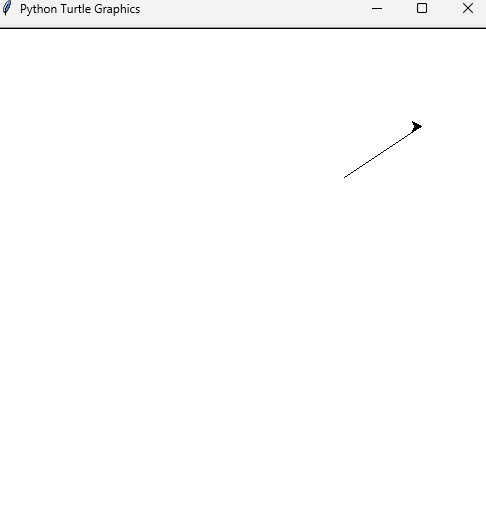

Source code (Python):
import turtle

def bresenham_line(x1, y1, x2, y2):
    # Calculate the deltas
    dx = abs(x2 - x1)
    dy = abs(y2 - y1)
    # Determine the step direction for each axis
    x_step = 1 if x1 < x2 else -1
    y_step = 1 if y1 < y2 else -1
    # Initialize the error term
    error = dx - dy
    # Initialize the line points
    line_points = []
    # Start at the first point
    x, y = x1, y1
    # Draw the line
    while True:
        # Add the current point to the line
        line_points.append((x, y))
        # Check if the end point has been reached
        if x == x2 and y == y2:
            break
        # Update the error term and adjust the coordinates
        e2 = 2 * error
        if e2 > -dy:
            error -= dy
            x += x_step
        if e2 < dx:
            error += dx
            y += y_step
    return line_points

# Example usage
turtle.setup(500, 500)
turtle.speed(0)  # Fastest drawing speed
x1, y1 = 100, 100
x2, y2 = 400, 300
line_points = bresenham_line(x1, y1, x2, y2)

# Draw the line
turtle.penup()
turtle.goto(x1, y1)
turtle.pendown()
for x, y in line_points:
    turtle.goto(x, y)

turtle.exitonclick()
